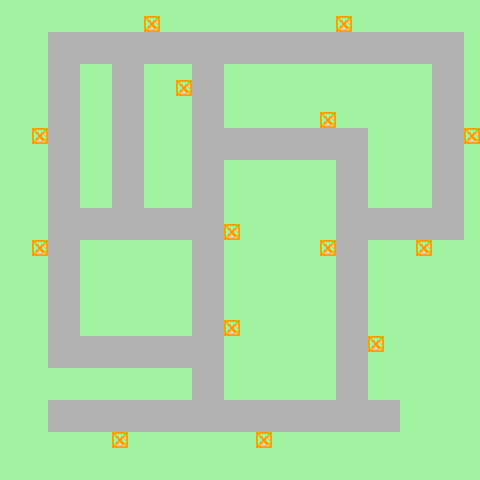

Tiled map render using the project's own tile images. Description and the map definition, with tile-layer contents summarised, below:
An orthogonal 30x30 tile map with 16x16 px tiles, 3 tile layers (Grass, Road, House).

<map version="1.10" tiledversion="1.10.1" orientation="orthogonal" renderorder="right-down" width="30" height="30" tilewidth="16" tileheight="16" infinite="0" nextlayerid="4" nextobjectid="1">
 <tileset firstgid="1" name="test" tilewidth="16" tileheight="16" tilecount="3" columns="3">
  <image source="test-tileset.png" width="48" height="16" />
 </tileset>
 <layer id="1" name="Grass" width="30" height="30">
  <data>[900 cells, 900 non-empty, 1 distinct tile ids]</data>
 </layer>
 <layer id="2" name="Road" width="30" height="30">
  <data>[900 cells, 300 non-empty, 1 distinct tile ids]</data>
 </layer>
 <layer id="3" name="House" width="30" height="30">
  <data>[900 cells, 14 non-empty, 1 distinct tile ids]</data>
 </layer>
</map>